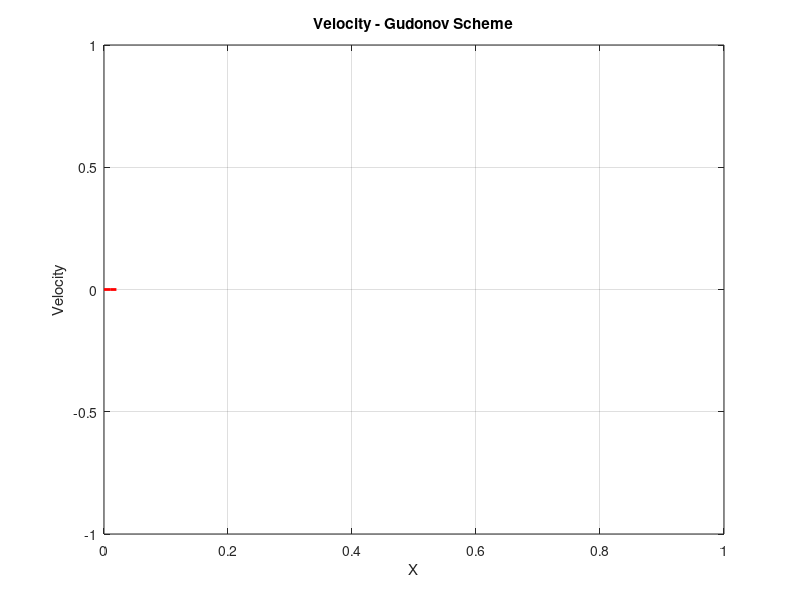
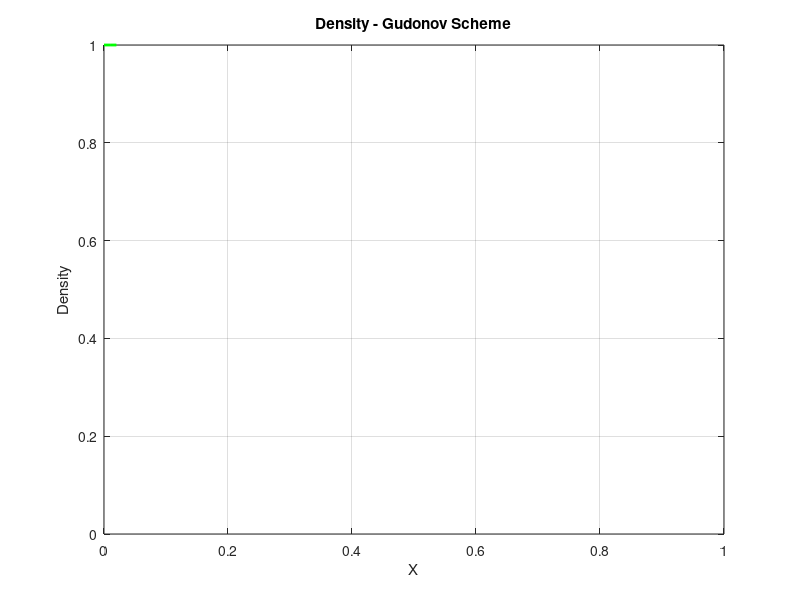
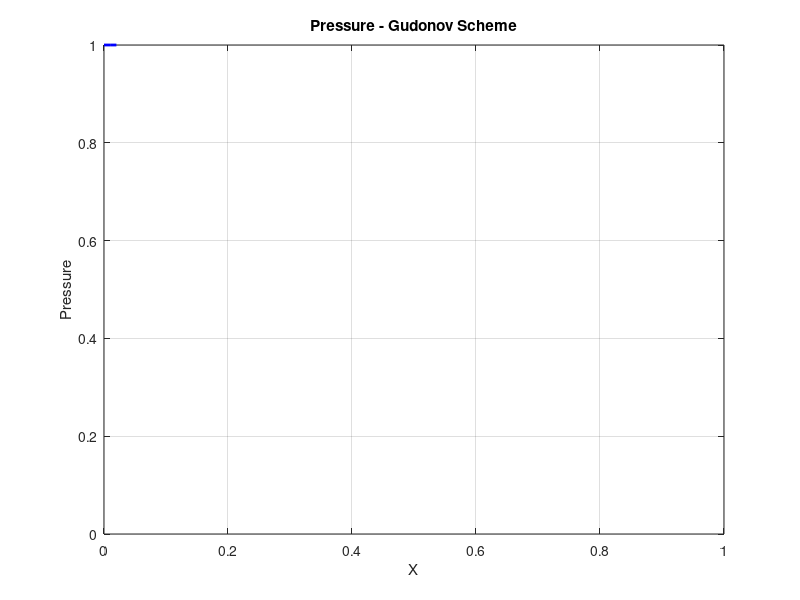

Source code (MATLAB) for these figures, in order:
%% CFD - Final Project - Flux Corrected Transport

%% Given Parameters

T_final=0.1644;
L=1;
dx=0.01;
g=1.4;
cfl=0.8;

%% Discretization Parameters

dt=0.001644;
T=0:dt:T_final;
X=0:dx:L;

%% Initialization

Q=zeros(3,size(X,2));
E=zeros(3,size(X,2));
F=zeros(3,size(X,2));
alpha=zeros(1,size(X,2)-1);

E_l=zeros(3,size(X,2)-1);
E_h=zeros(3,size(X,2)-1);
A=zeros(3,size(X,2)-1);

%% Initial SOD conditions

Q(1,1:(0.5/dx)+1)=1;
Q(1,(0.5/dx)+2:size(X,2))=0.125;

Q(2,1:(0.5/dx)+1)=0;
Q(2,(0.5/dx)+2:size(X,2))=0;

Q(3,1:(0.5/dx)+1)=2.5;
Q(3,(0.5/dx)+2:size(X,2))=0.25;

E(1,:)=Q(2,:);
E(2,:)=((3-g)/2)*((Q(2,:).^2)./Q(1,:))+(g-1)*Q(3,:);
E(3,:)=(Q(2,:)./Q(1,:)).*(g*Q(3,:)-((g-1)/2)*((Q(2,:).^2)./Q(1,:)));

%% Velocity, Pressure and density from Q and E vectors

u=Q(2,:)./Q(1,:);
rho=Q(1,:);
et=Q(3,:)./Q(1,:);
e=et-u.^2/2;
p=e.*rho*(g-1);

%% Flux corrected transport (FCT)

for t=1:size(T,2)
    Q_old=Q;
    
    % Finding the lower and higher order flux values, calculating their
    % difference
    for l=1:3
        E_l(l,1)=E(l,1);
        E_l(l,size(X,2)-1)=E(l,size(X,2)-1);
        E_h(l,1)=E(l,1);
        E_h(l,size(X,2)-1)=E(l,size(X,2)-1);
        
        A(l,1)=E_h(l,1)-E_l(l,1);
        A(l,size(X,2)-1)=E_h(l,size(X,2)-1)-E_l(l,size(X,2)-1);
        for i=2:size(X,2)-2
            % Lower order flux
            E_l(l,i)=E(l,i);
            % Higher order flux
            E_h(l,i)=(7/12)*(E(l,i+1)+E(l,i))-(1/12)*(E(l,i+2)+E(l,i-1));
            
            % Difference of higher and lower order flux
            A(l,i)=E_h(l,i)-E_l(l,i);
        end
    end
    
    % Intermediate solution for Q using lower order scheme
    Q_i=Q_old;
    for l=1:3
        for i=2:size(X,2)-1
            Q_i(l,i)=Q_old(l,i)-(dt/dx)*(E_l(l,i)-E_l(l,i-1));
        end
    end
    
    % Correcting the anti-diffusive flux
    A_c=A;
    for l=1:3
        for i=2:size(X,2)-2
            si=A(l,i)/abs(A(l,i));
            A_c(l,i)=si*max([0,min([abs(A(l,i)),si*((Q_i(l,i+2)-Q_i(l,i+1))/dx),si*((Q_i(l,i)-Q_i(l,i-1))/dx)])]);
        end
    end
    
    % Final solution using corrected flux
    for l=1:3
        for i=2:size(X,2)-1
            Q(l,i)=Q_i(l,i)-(dt/dx)*(A_c(i)-A_c(i-1));
        end
    end
    
    % Updating flux
    E(1,:)=Q(2,:);
    E(2,:)=((3-g)/2)*((Q(2,:).^2)./Q(1,:))+(g-1)*Q(3,:);
    E(3,:)=(Q(2,:)./Q(1,:)).*(g*Q(3,:)-((g-1)/2)*((Q(2,:).^2)./Q(1,:)));
    
    % Updating velcity, pressure and density vectors
    u=Q(2,:)./Q(1,:);
    rho=Q(1,:);
    et=Q(3,:)./Q(1,:);
    e=et-u.^2/2;
    p=e.*rho*(g-1);
end

%% Visualization

figure
plot(X,u,'r-','LineWidth',2);
grid on
xlabel('X');
ylabel('Velocity');
title('Velocity - Gudonov Scheme');

figure
plot(X,rho,'g-','LineWidth',2);
grid on
xlabel('X');
ylabel('Density');
title('Density - Gudonov Scheme');

figure
plot(X,p,'b-','LineWidth',2);
grid on
xlabel('X');
ylabel('Pressure');
title('Pressure - Gudonov Scheme');
